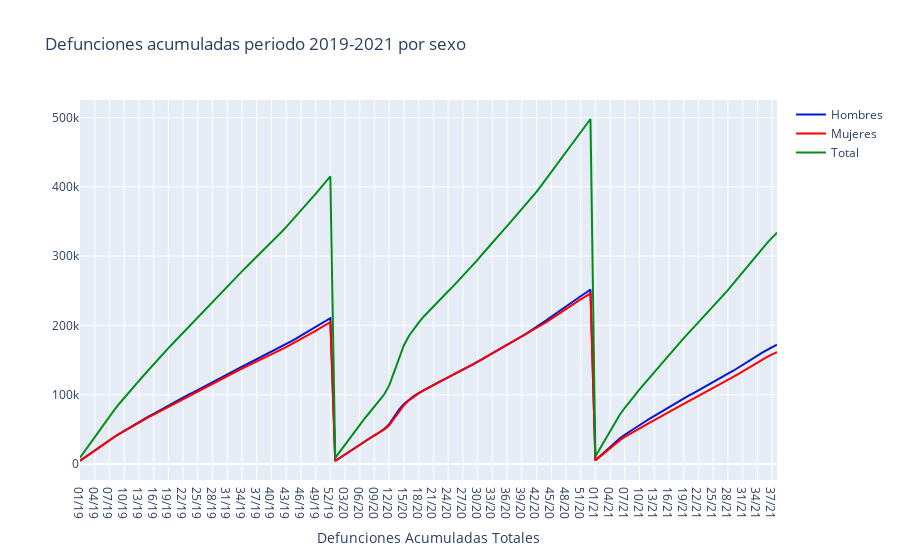

Here is the notebook cell this chart was saved with:
### Code cell
trace_h = go.Scatter(
                    x = dates_19,
                    y = total_acum_h['Total'] * 1000,
                    name = 'Hombres',
                    mode= 'lines',
                    marker = dict(color = 'rgba(0, 24, 211, 1)'))

trace_m = go.Scatter(
                    x = dates_19,
                    y = total_acum_m['Total'] * 1000,
                    name = 'Mujeres',
                    mode= 'lines',
                    marker = dict(color = 'rgba(255, 0, 0, 1)'))

trace_t = go.Scatter(
                    x = dates_19,
                    y = total_acum['Total'] * 1000,
                    name = 'Total',
                    mode= 'lines',
                    marker = dict(color = 'rgba(0, 143, 25, 1)'))

data = [trace_h, trace_m, trace_t]

layout = dict(title = 'Defunciones acumuladas periodo 2019-2021 por sexo',
             xaxis= dict(title= 'Defunciones Acumuladas Totales',ticklen= 5)
           )

fig = go.Figure(data = data, layout=layout)

iplot(fig)

fig.write_html(os.path.join(os.path.dirname(os.path.dirname(os.path.abspath('file'))), 'data', 'def_acum_sexo.html'))

### Figure 1 — Plotly figure (JSON) as saved in the notebook; plotly's stock layout.template omitted (floating-point values rounded to 4 significant figures; data arrays with more than 128 entries replaced by an {"elided": "..."} marker saying what was removed)
{"data": [{"marker": {"color": "rgba(0, 24, 211, 1)"}, "mode": "lines", "name": "Hombres", "type": "scatter", "x": {"elided": "143 str values"}, "y": {"elided": "143 float values"}}, {"marker": {"color": "rgba(255, 0, 0, 1)"}, "mode": "lines", "name": "Mujeres", "type": "scatter", "x": {"elided": "143 str values"}, "y": {"elided": "143 float values"}}, {"marker": {"color": "rgba(0, 143, 25, 1)"}, "mode": "lines", "name": "Total", "type": "scatter", "x": {"elided": "143 str values"}, "y": {"elided": "143 float values"}}], "layout": {"title": {"text": "Defunciones acumuladas periodo 2019-2021 por sexo"}, "xaxis": {"ticklen": 5, "title": {"text": "Defunciones Acumuladas Totales"}}}}
